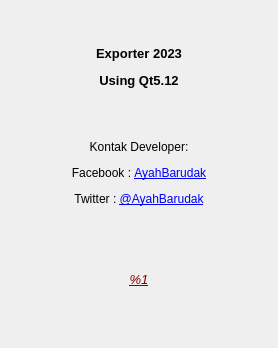
<?xml version="1.0" encoding="UTF-8"?>
<ui version="4.0">
 <class>TentangAplikasi</class>
 <widget class="QWidget" name="TentangAplikasi">
  <property name="geometry">
   <rect>
    <x>0</x>
    <y>0</y>
    <width>278</width>
    <height>348</height>
   </rect>
  </property>
  <property name="windowTitle">
   <string>Tentang</string>
  </property>
  <layout class="QHBoxLayout" name="horizontalLayout">
   <item>
    <widget class="QLabel" name="label">
     <property name="text">
      <string>&lt;html&gt;&lt;head/&gt;&lt;body&gt;&lt;p align=&quot;center&quot;&gt;&lt;span style=&quot; font-size:10pt; font-weight:600;&quot;&gt;Exporter 2023&lt;/span&gt;&lt;/p&gt;&lt;p align=&quot;center&quot;&gt;&lt;span style=&quot; font-size:10pt; font-weight:600;&quot;&gt;Using Qt5.12&lt;/span&gt;&lt;/p&gt;&lt;p align=&quot;center&quot;&gt;&lt;br/&gt;&lt;/p&gt;&lt;p align=&quot;center&quot;&gt;Kontak Developer:&lt;/p&gt;&lt;p align=&quot;center&quot;&gt;Facebook : &lt;a href=&quot;https://www.facebook.com/ayahna.barudak.34&quot;&gt;&lt;span style=&quot; text-decoration: underline; color:#0000ff;&quot;&gt;AyahBarudak&lt;/span&gt;&lt;/a&gt;&lt;/p&gt;&lt;p align=&quot;center&quot;&gt;Twitter : &lt;a href=&quot;https://twitter.com/AyahBarudak&quot;&gt;&lt;span style=&quot; text-decoration: underline; color:#0000ff;&quot;&gt;@AyahBarudak&lt;/span&gt;&lt;/a&gt;&lt;br/&gt;&lt;/p&gt;&lt;p align=&quot;center&quot;&gt;&lt;br/&gt;&lt;/p&gt;&lt;p align=&quot;center&quot;&gt;&lt;span style=&quot; font-size:10pt; font-style:italic; text-decoration: underline; color:#810000;&quot;&gt;%1&lt;/span&gt;&lt;br/&gt;&lt;/p&gt;&lt;/body&gt;&lt;/html&gt;</string>
     </property>
     <property name="alignment">
      <set>Qt::AlignCenter</set>
     </property>
     <property name="openExternalLinks">
      <bool>true</bool>
     </property>
    </widget>
   </item>
  </layout>
  <action name="actionCLose">
   <property name="text">
    <string>CLose</string>
   </property>
   <property name="shortcut">
    <string>Esc</string>
   </property>
  </action>
 </widget>
 <resources/>
 <connections>
  <connection>
   <sender>actionCLose</sender>
   <signal>triggered()</signal>
   <receiver>TentangAplikasi</receiver>
   <slot>close()</slot>
   <hints>
    <hint type="sourcelabel">
     <x>-1</x>
     <y>-1</y>
    </hint>
    <hint type="destinationlabel">
     <x>199</x>
     <y>173</y>
    </hint>
   </hints>
  </connection>
 </connections>
</ui>
